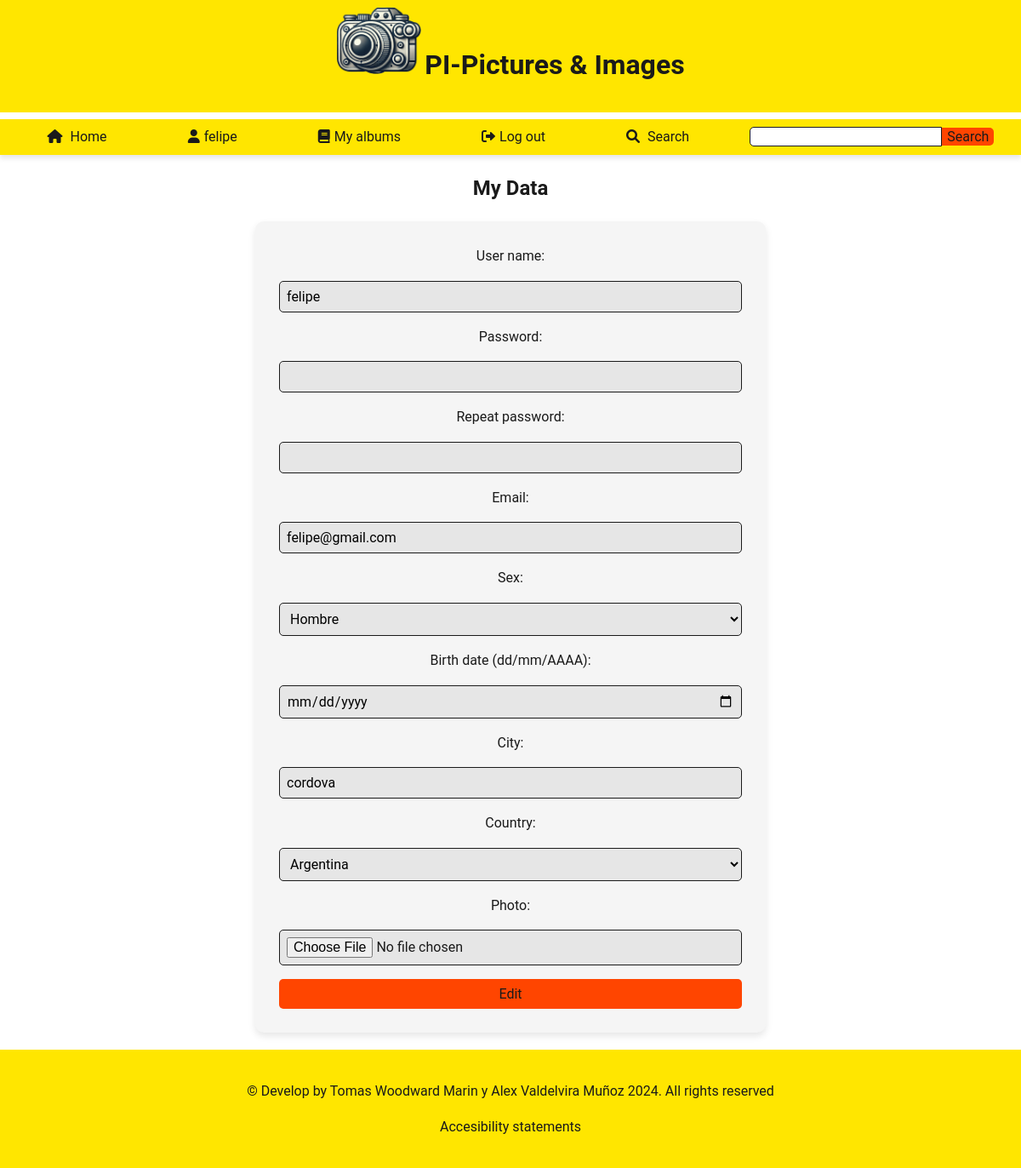
Screenshot of /index.php?action=myData (signed in) with the database file from the repository.
### tables this page shows
CREATE TABLE `usuarios` (
  `idUsuario` int(11) NOT NULL,
  `nomUsuario` text NOT NULL,
  `clave` text NOT NULL,
  `email` text NOT NULL,
  `sexo` tinyint(4) NOT NULL,
  `fNacimiento` date NOT NULL,
  `ciudad` text NOT NULL,
  `pais` int(11) NOT NULL,
  `foto` text NOT NULL,
  `fRegistro` timestamp NOT NULL DEFAULT current_timestamp() ON UPDATE current_timestamp(),
  `estilo` int(11) NOT NULL
);

### index.php (called while the page is built, shortened)
<?php
require_once 'controller/countryController.php';
require_once 'controller/userController.php';
$controllerUser = new UserController();
$controllerCountry = new CountryController();
$request = empty($_GET['action']) ? 'index' : $_GET['action'];
$parts = explode("?", $request);
$page = explode("/", $parts[0])[0];
$queryString = isset($parts[1]) ? $parts[1] : '';
parse_str($queryString, $params);
extract($params);
include(__DIR__ . "/view/$page.php");

### model/dbModel.php (called while the page is built, shortened)
<?php
class Database {
    private static $instance = null;
    private function __construct() {
        $config = parse_ini_file(__DIR__ . '/../config/config.ini', true);
        $dbConfig = $config['database'];
        $this->connection = new mysqli(
            $dbConfig['host'],
            $dbConfig['user'],
            $dbConfig['password'],
            $dbConfig['dbname']
        );
    }
    public static function getInstance() {
        if (self::$instance === null) {
            self::$instance = new Database();
        }
        return self::$instance->connection;
    }
}

### controller/userController.php (called while the page is built, shortened)
<?php
require_once __DIR__ . '/../model/userModel.php';
require_once __DIR__ . '/countryController.php';
class UserController
{
    private $userModel;
    public function __construct()
    {
        $this->userModel = new UserModel();
    }
    public function getUser($username)
    {
        $user = $this->userModel->getUser($username);
        return $user;
    }
}
?>

### model/userModel.php (called while the page is built, shortened)
<?php
require_once 'dbModel.php';
require_once __DIR__ . '/../controller/countryController.php';
class UserModel
{
	private $db;
	public function __construct()
	{
		$this->db = Database::getInstance();
	}
	public function getUser($username)
	{
		$statements = $this->db->prepare("SELECT * FROM usuarios WHERE nomUsuario = ?");
		$statements->bind_param("s", $username);
		$statements->execute();
		$result = $statements->get_result();
		return $result->fetch_assoc();
	}
}
?>

### controller/countryController.php (called while the page is built, shortened)
<?php
require_once __DIR__ . '/../model/countryModel.php';
class CountryController {
	private $countryModel;
	public function __construct() {
		$db = Database::getInstance();
        $this->countryModel = new countryModel($db);
	}
	public function getCountries() {
		$countries = $this->countryModel->getCountries();
		return $countries;
	}
}

### model/countryModel.php (called while the page is built, shortened)
<?php
require_once(__DIR__ . '/dbModel.php');
class countryModel {
	private $db;
	public function __construct($db)
	{
        $this->db = $db;
    }
	public function getCountries() {
		$stmt = $this->db->prepare("SELECT * FROM paises  ORDER BY nombre");
        $stmt->execute();
        return $stmt->get_result()->fetch_all(MYSQLI_ASSOC);
	}
}

### view/layout/registerForm.php (the view, shortened to what this page needs)
<label for="userNameReg">User name: </label>
<input type="text" id="userNameReg" name="userNameReg" value="<?php echo $userName; ?>">
<label for="pass">Password: </label>
<input type="password" id="pass" name="pass">
<label for="pass2">Repeat password: </label>
<input type="password" id="pass2" name="pass2">
<label for="email">Email: </label>
<input type="text" id="email" name="email" value="<?php echo $email; ?>">
<label for="sex">Sex: </label>
<select id="sex" name="sex">
    <option value="1" <?php echo ($sex == 1) ? 'selected' : ''; ?>>Hombre</option>
</select>
<label for="birth">Birth date (dd/mm/AAAA): </label>
<input type="date" id="birth" name="birth" value="<?php echo $birth; ?>">
<label for="city">City: </label>
<input type="text" id="city" name="city" value="<?php echo $city; ?>">
<label for="country">Country: </label>
<select id="country" name="country">
<?php
    foreach ($countrys as $countrysql) {
       echo '<option value="' . $countrysql["nombre"] . '" ' . ($country == $countrysql["nombre"] ? "selected" : "") . '>' . $countrysql["nombre"] . '</option>';
    }
?>
</select>
<label for="photo">Photo: </label>
<input type="file" id="photo" name="photo">

### view/css/highContrast/variablesContraste.css (style rules this page uses)
:root { --background-color: #ffffff; --text-color: #1a1a1a; --header-background-color: #ffe600; --header-text-color: #1a1a1a; --link-color: #0073e6; --nav-background-color: #ffe600; --nav-link-hover-background-color: #ff4500; --nav-link-hover-color: #1a1a1a; --input-border-color: #1a1a1a; --button-background-color: #ff4500; --button-hover-background-color: #d33800; --footer-background-color: #ffe600; --footer-text-color: #1a1a1a; --main-background-color: #ffffff; --main-text-color: #1a1a1a; --figure-text-color: #333333; --link-hover-background-color: #ff4500; --form-background-color: #f5f5f5; --form-text-color: #1a1a1a; --input-background-color: #e6e6e6; --input-hover-background-color: #cccccc; --input-border-color: #1a1a1a; --submit-button-background-color: #ff4500; --submit-button-hover-background-color: #d33800; --submit-button-text-color: #1a1a1a; --list-item-background-color: #ffe600; --list-item-hover-background-color: #ff4500; --list-item-text-color: #1a1a1a; --list-item-hover-text-color: #ffffff; --box-shadow-color: rgba(0, 0, 0, 0.3); --heading2-color: #ff4500; --heading3-color: #0073e6; --paragraph-color: #333333; }

### view/css/default/variables.css (style rules this page uses)
:root { --background-color: #F3F4F6; --text-color: #121629; --header-background-color: #232946; --header-text-color: white; --link-color: #121629; --nav-background-color: #232946; --nav-link-hover-background-color: #474747; --nav-link-hover-color: #f0f0f0; --input-border-color: #ddd; --button-background-color: #007bff; --button-hover-background-color: #0056b3; --footer-background-color: #232946; --footer-text-color: white; --main-background-color: #f0f4f8; --main-text-color: #474747; --figure-text-color: #333; --link-hover-background-color: #a4a4a4; --form-background-color: #f8f9fa; --form-text-color: #333; --input-background-color: #e0e0e0; --input-hover-background-color: #a5a5a5; --input-border-color: #333; --submit-button-background-color: #007bff; --submit-button-hover-background-color: #0365ce; --submit-button-text-color: white; --list-item-background-color: #333; --list-item-hover-background-color: #007bff; --list-item-text-color: #f0f0f0; --list-item-hover-text-color: #fff; --box-shadow-color: rgba(0, 0, 0, 0.1); --heading2-color: #007bff; --heading3-color: #495057; --paragraph-color: #343a40; --font-size-small: 1rem; --font-size-big: 2rem; --font-size-icon: 1rem; --line-height-base: 1.6; }

### view/css/default/global.css (style rules this page uses)
* { box-sizing: border-box; font-family: 'Roboto'; }

### rows the page displays
usuarios: userNameReg "felipe", email "felipe@gmail.com", sex "Hombre", city "cordova"

### other values shown
$userName "felipe"
$htmlTitle "My Data"
form field country "Argentina"
